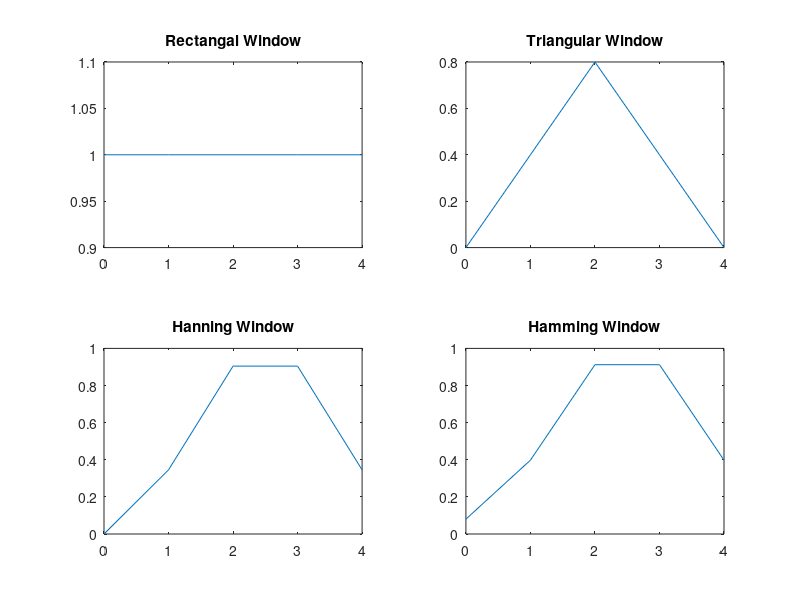

Source code (MATLAB):
N = input('Enter the value of N: ');
n = 0:1:N-1;
for i=1:N
  w(i) = 1;
endfor
subplot(2,2,1);
plot(n,w);
title('Rectangal Window');
%Triangular Window
for i=1:1:N/2+1
  w(i) = (i-1)/(N/2);
endfor
if mod(N,2)==0
  for j=N/2+1:1:N-1
    i = i + 1;
    w(i) = 2 - (i)/(N/2);
  endfor
else
  for j=N/2+1:1:N
    i = i + 1;
    w(i) = 2 - (i)/(N/2);
  endfor
endif
subplot(2,2,2);
plot(n,w);
title('Triangular Window');

%Hanning window
for i=1:N
  w(i) = 0.5 - 0.5*cos(2*pi*(i-1)/N);
endfor
subplot(2,2,3);
plot(n,w);
title('Hanning Window');

%Hamming Window
for i=1:N
  w(i) = 0.54 - 0.46*cos(2*pi*(i-1)/N);
endfor
subplot(2,2,4);
plot(n,w);
title('Hamming Window');